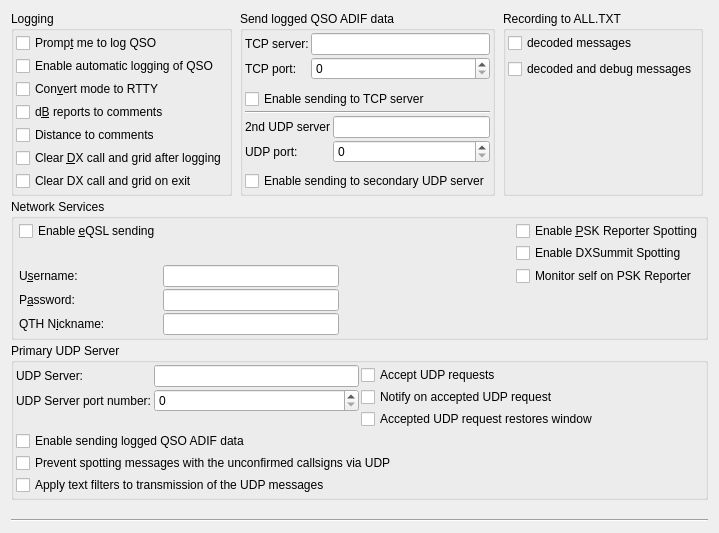
     <widget class="QWidget" name="reporting_tab">
      <attribute name="title">
       <string>Reportin&amp;g</string>
      </attribute>
      <attribute name="toolTip">
       <string>Reporting and logging settings</string>
      </attribute>
      <layout class="QGridLayout" name="gridLayout_18">
       <item row="0" column="0">
        <layout class="QVBoxLayout" name="verticalLayout_17">
         <property name="spacing">
          <number>3</number>
         </property>
         <item>
          <layout class="QHBoxLayout" name="horizontalLayout_21">
           <item>
            <widget class="QGroupBox" name="logging_group_box">
             <property name="title">
              <string>Logging</string>
             </property>
             <layout class="QGridLayout" name="gridLayout_25">
              <property name="leftMargin">
               <number>2</number>
              </property>
              <property name="topMargin">
               <number>2</number>
              </property>
              <property name="rightMargin">
               <number>2</number>
              </property>
              <property name="bottomMargin">
               <number>2</number>
              </property>
              <property name="spacing">
               <number>2</number>
              </property>
              <item row="0" column="0">
               <layout class="QGridLayout" name="gridLayout_23">
                <property name="verticalSpacing">
                 <number>3</number>
                </property>
                <item row="2" column="0">
                 <widget class="QCheckBox" name="log_as_RTTY_check_box">
                  <property name="toolTip">
                   <string>Some logging programs will not accept JT-65 or JT9 as a recognized mode.</string>
                  </property>
                  <property name="text">
                   <string>Con&amp;vert mode to RTTY</string>
                  </property>
                 </widget>
                </item>
                <item row="3" column="0">
                 <widget class="QCheckBox" name="report_in_comments_check_box">
                  <property name="toolTip">
                   <string>Some logging programs will not accept the type of reports
saved by this program.
Check this option to save the sent and received reports in the
comments field.</string>
                  </property>
                  <property name="text">
                   <string>d&amp;B reports to comments</string>
                  </property>
                 </widget>
                </item>
                <item row="6" column="0">
                 <widget class="QCheckBox" name="clear_DX_exit_check_box">
                  <property name="toolTip">
                   <string>&lt;html&gt;&lt;head/&gt;&lt;body&gt;&lt;p&gt;Check this option to force the clearing of the DX Call and DX Grid fields when exiting JTDX. This functionality is intended for UR5EQF logbook software users.&lt;/p&gt;&lt;/body&gt;&lt;/html&gt;</string>
                  </property>
                  <property name="text">
                   <string>Clear DX call and grid on exit</string>
                  </property>
                 </widget>
                </item>
                <item row="0" column="0">
                 <widget class="QCheckBox" name="prompt_to_log_check_box">
                  <property name="toolTip">
                   <string>The program will pop up a partially completed Log QSO dialog when you send a 73 or free text message.</string>
                  </property>
                  <property name="text">
                   <string>Promp&amp;t me to log QSO</string>
                  </property>
                 </widget>
                </item>
                <item row="5" column="0">
                 <widget class="QCheckBox" name="clear_DX_check_box">
                  <property name="toolTip">
                   <string>Check this option to force the clearing of the DX Call
and DX Grid fields when a 73 or free text message is sent.</string>
                  </property>
                  <property name="text">
                   <string>Clear &amp;DX call and grid after logging</string>
                  </property>
                 </widget>
                </item>
                <item row="1" column="0">
                 <widget class="QCheckBox" name="autolog_check_box">
                  <property name="text">
                   <string>Enable automatic logging of QSO</string>
                  </property>
                 </widget>
                </item>
                <item row="4" column="0">
                 <widget class="QCheckBox" name="distance_in_comments_check_box">
                  <property name="toolTip">
                   <string>&lt;html&gt;&lt;head/&gt;&lt;body&gt;&lt;p&gt;Add distance to correspondent to comments in ADIF QSO record.&lt;/p&gt;&lt;/body&gt;&lt;/html&gt;</string>
                  </property>
                  <property name="text">
                   <string>Distance to comments</string>
                  </property>
                 </widget>
                </item>
               </layout>
              </item>
             </layout>
            </widget>
           </item>
           <item>
            <spacer name="horizontalSpacer_16">
             <property name="orientation">
              <enum>Qt::Horizontal</enum>
             </property>
             <property name="sizeHint" stdset="0">
              <size>
               <width>5</width>
               <height>20</height>
              </size>
             </property>
            </spacer>
           </item>
           <item>
            <layout class="QVBoxLayout" name="verticalLayout_26">
             <property name="spacing">
              <number>2</number>
             </property>
             <item>
              <widget class="QGroupBox" name="groupBox_7">
               <property name="toolTip">
                <string>&lt;html&gt;&lt;head/&gt;&lt;body&gt;&lt;p&gt;Connection to external logbook software.&lt;/p&gt;&lt;/body&gt;&lt;/html&gt;</string>
               </property>
               <property name="title">
                <string>Send logged QSO ADIF data</string>
               </property>
               <layout class="QGridLayout" name="gridLayout_32">
                <property name="leftMargin">
                 <number>2</number>
                </property>
                <property name="topMargin">
                 <number>2</number>
                </property>
                <property name="rightMargin">
                 <number>2</number>
                </property>
                <property name="bottomMargin">
                 <number>2</number>
                </property>
                <property name="spacing">
                 <number>2</number>
                </property>
                <item row="0" column="0">
                 <layout class="QVBoxLayout" name="verticalLayout_14">
                  <property name="spacing">
                   <number>2</number>
                  </property>
                  <item>
                   <layout class="QFormLayout" name="formLayout_2">
                    <property name="horizontalSpacing">
                     <number>2</number>
                    </property>
                    <property name="verticalSpacing">
                     <number>2</number>
                    </property>
                    <item row="0" column="0">
                     <widget class="QLabel" name="label_21">
                      <property name="toolTip">
                       <string>&lt;html&gt;&lt;head/&gt;&lt;body&gt;&lt;p&gt;TCP server name or address&lt;/p&gt;&lt;/body&gt;&lt;/html&gt;</string>
                      </property>
                      <property name="text">
                       <string>TCP server:</string>
                      </property>
                     </widget>
                    </item>
                    <item row="0" column="1">
                     <widget class="QLineEdit" name="tcp_server_line_edit">
                      <property name="sizePolicy">
                       <sizepolicy hsizetype="Preferred" vsizetype="Fixed">
                        <horstretch>0</horstretch>
                        <verstretch>0</verstretch>
                       </sizepolicy>
                      </property>
                      <property name="toolTip">
                       <string>&lt;html&gt;&lt;head/&gt;&lt;body&gt;&lt;p&gt;TCP server name or address&lt;/p&gt;&lt;/body&gt;&lt;/html&gt;</string>
                      </property>
                     </widget>
                    </item>
                    <item row="3" column="0">
                     <widget class="QLabel" name="label_22">
                      <property name="toolTip">
                       <string>&lt;html&gt;&lt;head/&gt;&lt;body&gt;&lt;p&gt;TCP server port number&lt;/p&gt;&lt;/body&gt;&lt;/html&gt;</string>
                      </property>
                      <property name="text">
                       <string>TCP port:</string>
                      </property>
                     </widget>
                    </item>
                    <item row="3" column="1">
                     <widget class="QSpinBox" name="tcp_server_port_spin_box">
                      <property name="toolTip">
                       <string>&lt;html&gt;&lt;head/&gt;&lt;body&gt;&lt;p&gt;TCP server port number&lt;/p&gt;&lt;/body&gt;&lt;/html&gt;</string>
                      </property>
                      <property name="maximum">
                       <number>65534</number>
                      </property>
                     </widget>
                    </item>
                   </layout>
                  </item>
                  <item>
                   <widget class="QCheckBox" name="TCP_checkBox">
                    <property name="toolTip">
                     <string/>
                    </property>
                    <property name="text">
                     <string>Enable sending to TCP server</string>
                    </property>
                   </widget>
                  </item>
                  <item>
                   <widget class="Line" name="line_5">
                    <property name="orientation">
                     <enum>Qt::Horizontal</enum>
                    </property>
                   </widget>
                  </item>
                  <item>
                   <layout class="QFormLayout" name="formLayout_3">
                    <property name="horizontalSpacing">
                     <number>2</number>
                    </property>
                    <property name="verticalSpacing">
                     <number>2</number>
                    </property>
                    <item row="0" column="0">
                     <widget class="QLabel" name="label_33">
                      <property name="toolTip">
                       <string comment="&lt;html&gt;&lt;head/&gt;&lt;body&gt;&lt;p&gt;secondary UDP server name or address&lt;/p&gt;&lt;/body&gt;&lt;/html&gt;"/>
                      </property>
                      <property name="text">
                       <string>2nd UDP server</string>
                      </property>
                     </widget>
                    </item>
                    <item row="0" column="1">
                     <widget class="QLineEdit" name="udp2_server_line_edit">
                      <property name="toolTip">
                       <string comment="&lt;html&gt;&lt;head/&gt;&lt;body&gt;&lt;p&gt;secondary UDP server name or address&lt;/p&gt;&lt;/body&gt;&lt;/html&gt;"/>
                      </property>
                     </widget>
                    </item>
                    <item row="1" column="0">
                     <widget class="QLabel" name="label_34">
                      <property name="toolTip">
                       <string>&lt;html&gt;&lt;head/&gt;&lt;body&gt;&lt;p&gt;secondary UDP server port number&lt;/p&gt;&lt;/body&gt;&lt;/html&gt;</string>
                      </property>
                      <property name="text">
                       <string>UDP port:</string>
                      </property>
                     </widget>
                    </item>
                    <item row="1" column="1">
                     <widget class="QSpinBox" name="udp2_server_port_spin_box">
                      <property name="toolTip">
                       <string>&lt;html&gt;&lt;head/&gt;&lt;body&gt;&lt;p&gt;secondary UDP server port number&lt;/p&gt;&lt;/body&gt;&lt;/html&gt;</string>
                      </property>
                     </widget>
                    </item>
                   </layout>
                  </item>
                  <item>
                   <widget class="QCheckBox" name="udp2_enable_check_box">
                    <property name="text">
                     <string>Enable sending to secondary UDP server</string>
                    </property>
                   </widget>
                  </item>
                 </layout>
                </item>
               </layout>
              </widget>
             </item>
            </layout>
           </item>
           <item>
            <spacer name="horizontalSpacer_31">
             <property name="orientation">
              <enum>Qt::Horizontal</enum>
             </property>
             <property name="sizeHint" stdset="0">
              <size>
               <width>5</width>
               <height>20</height>
              </size>
             </property>
            </spacer>
           </item>
           <item>
            <widget class="QGroupBox" name="groupBox_12">
             <property name="maximumSize">
              <size>
               <width>16777215</width>
               <height>16777215</height>
              </size>
             </property>
             <property name="toolTip">
              <string>&lt;html&gt;&lt;head/&gt;&lt;body&gt;&lt;p&gt;Allows to configure data for recording into the ALL.TXT file. Recording of TX messages can not be switched off.&lt;/p&gt;&lt;/body&gt;&lt;/html&gt;</string>
             </property>
             <property name="title">
              <string>Recording to ALL.TXT</string>
             </property>
             <layout class="QVBoxLayout" name="verticalLayout_21">
              <property name="leftMargin">
               <number>2</number>
              </property>
              <property name="topMargin">
               <number>2</number>
              </property>
              <property name="rightMargin">
               <number>2</number>
              </property>
              <property name="bottomMargin">
               <number>2</number>
              </property>
              <item>
               <layout class="QVBoxLayout" name="verticalLayout_20">
                <item>
                 <layout class="QVBoxLayout" name="verticalLayout_19">
                  <item>
                   <widget class="QCheckBox" name="write_decoded_check_box">
                    <property name="text">
                     <string>decoded messages</string>
                    </property>
                   </widget>
                  </item>
                  <item>
                   <widget class="QCheckBox" name="write_decoded_debug_check_box">
                    <property name="text">
                     <string>decoded and debug messages</string>
                    </property>
                   </widget>
                  </item>
                 </layout>
                </item>
                <item>
                 <spacer name="verticalSpacer_19">
                  <property name="orientation">
                   <enum>Qt::Vertical</enum>
                  </property>
                  <property name="sizeHint" stdset="0">
                   <size>
                    <width>20</width>
                    <height>40</height>
                   </size>
                  </property>
                 </spacer>
                </item>
               </layout>
              </item>
             </layout>
            </widget>
           </item>
           <item>
            <spacer name="horizontalSpacer_15">
             <property name="orientation">
              <enum>Qt::Horizontal</enum>
             </property>
             <property name="sizeHint" stdset="0">
              <size>
               <width>5</width>
               <height>20</height>
              </size>
             </property>
            </spacer>
           </item>
          </layout>
         </item>
         <item>
          <widget class="QGroupBox" name="network_group_box">
           <property name="title">
            <string>Network Services</string>
           </property>
           <layout class="QGridLayout" name="gridLayout_17">
            <property name="leftMargin">
             <number>5</number>
            </property>
            <property name="topMargin">
             <number>2</number>
            </property>
            <property name="rightMargin">
             <number>2</number>
            </property>
            <property name="bottomMargin">
             <number>2</number>
            </property>
            <property name="spacing">
             <number>2</number>
            </property>
            <item row="0" column="0">
             <widget class="QCheckBox" name="eqsl_check_box">
              <property name="toolTip">
               <string>The program can send logged QSO info to the http://www.eqsl.cc web site.</string>
              </property>
              <property name="text">
               <string>Enable &amp;eQSL sending</string>
              </property>
             </widget>
            </item>
            <item row="0" column="3">
             <spacer name="horizontalSpacer_11">
              <property name="orientation">
               <enum>Qt::Horizontal</enum>
              </property>
              <property name="sizeHint" stdset="0">
               <size>
                <width>40</width>
                <height>20</height>
               </size>
              </property>
             </spacer>
            </item>
            <item row="2" column="1">
             <widget class="QLineEdit" name="eqsluser_edit">
              <property name="toolTip">
               <string>EQSL Username.</string>
              </property>
             </widget>
            </item>
            <item row="2" column="0">
             <widget class="QLabel" name="eqsluser_label">
              <property name="text">
               <string>U&amp;sername:</string>
              </property>
              <property name="buddy">
               <cstring>eqsluser_edit</cstring>
              </property>
             </widget>
            </item>
            <item row="3" column="0">
             <widget class="QLabel" name="eqslpasswd_label">
              <property name="text">
               <string>P&amp;assword:</string>
              </property>
              <property name="buddy">
               <cstring>eqslpasswd_edit</cstring>
              </property>
             </widget>
            </item>
            <item row="3" column="1">
             <widget class="QLineEdit" name="eqslpasswd_edit">
              <property name="toolTip">
               <string>EQSL Password.</string>
              </property>
              <property name="echoMode">
               <enum>QLineEdit::Password</enum>
              </property>
             </widget>
            </item>
            <item row="0" column="4">
             <widget class="QCheckBox" name="psk_reporter_check_box">
              <property name="toolTip">
               <string>The program can send your station details and all
decoded signals as spots to the http://pskreporter.info web site.
This is used for reverse beacon analysis which is very useful
for assessing propagation and system performance.</string>
              </property>
              <property name="text">
               <string>Enable &amp;PSK Reporter Spotting</string>
              </property>
             </widget>
            </item>
            <item row="4" column="1">
             <widget class="QLineEdit" name="eqslnick_edit">
              <property name="toolTip">
               <string>EQSL OTH Nickname.</string>
              </property>
             </widget>
            </item>
            <item row="1" column="4">
             <widget class="QCheckBox" name="dxsummit_check_box">
              <property name="text">
               <string>Enable DXSummit Spotting </string>
              </property>
             </widget>
            </item>
            <item row="2" column="4">
             <widget class="QCheckBox" name="psk_self_monitor_check_box">
              <property name="toolTip">
               <string>Periodically query pskreporter.info for reception reports of your callsign and alert if nobody hears you despite recent TX. Status box appears in the bottom status bar.</string>
              </property>
              <property name="text">
               <string>Monitor self on PSK Reporter</string>
              </property>
             </widget>
            </item>
            <item row="4" column="0">
             <widget class="QLabel" name="eqslnick_label">
              <property name="text">
               <string>QTH N&amp;ickname:</string>
              </property>
              <property name="buddy">
               <cstring>eqslnick_edit</cstring>
              </property>
             </widget>
            </item>
           </layout>
          </widget>
         </item>
         <item>
          <widget class="QGroupBox" name="groupBox_4">
           <property name="toolTip">
            <string>&lt;html&gt;&lt;head/&gt;&lt;body&gt;&lt;p&gt;Primary UDP connection to external software.&lt;/p&gt;&lt;/body&gt;&lt;/html&gt;</string>
           </property>
           <property name="title">
            <string>Primary UDP Server</string>
           </property>
           <layout class="QGridLayout" name="gridLayout_16">
            <property name="leftMargin">
             <number>2</number>
            </property>
            <property name="topMargin">
             <number>2</number>
            </property>
            <property name="rightMargin">
             <number>2</number>
            </property>
            <property name="bottomMargin">
             <number>2</number>
            </property>
            <property name="spacing">
             <number>2</number>
            </property>
            <item row="0" column="0">
             <layout class="QVBoxLayout" name="verticalLayout_5">
              <item>
               <layout class="QHBoxLayout" name="horizontalLayout_26">
                <item>
                 <layout class="QFormLayout" name="formLayout_6">
                  <property name="fieldGrowthPolicy">
                   <enum>QFormLayout::AllNonFixedFieldsGrow</enum>
                  </property>
                  <item row="0" column="0">
                   <widget class="QLabel" name="udp_server_label">
                    <property name="text">
                     <string>UDP Server:</string>
                    </property>
                    <property name="buddy">
                     <cstring>udp_server_line_edit</cstring>
                    </property>
                   </widget>
                  </item>
                  <item row="0" column="1">
                   <widget class="QLineEdit" name="udp_server_line_edit">
                    <property name="sizePolicy">
                     <sizepolicy hsizetype="Preferred" vsizetype="Fixed">
                      <horstretch>0</horstretch>
                      <verstretch>0</verstretch>
                     </sizepolicy>
                    </property>
                    <property name="toolTip">
                     <string>&lt;html&gt;&lt;head/&gt;&lt;body&gt;&lt;p&gt;Optional hostname of network service to receive decodes.&lt;/p&gt;&lt;p&gt;Formats:&lt;/p&gt;&lt;ul style=&quot;margin-top: 0px; margin-bottom: 0px; margin-left: 0px; margin-right: 0px; -qt-list-indent: 1;&quot;&gt;&lt;li style=&quot; margin-top:12px; margin-bottom:0px; margin-left:0px; margin-right:0px; -qt-block-indent:0; text-indent:0px;&quot;&gt;hostname&lt;/li&gt;&lt;li style=&quot; margin-top:0px; margin-bottom:0px; margin-left:0px; margin-right:0px; -qt-block-indent:0; text-indent:0px;&quot;&gt;IPv4 address&lt;/li&gt;&lt;li style=&quot; margin-top:0px; margin-bottom:0px; margin-left:0px; margin-right:0px; -qt-block-indent:0; text-indent:0px;&quot;&gt;IPv6 address&lt;/li&gt;&lt;li style=&quot; margin-top:0px; margin-bottom:0px; margin-left:0px; margin-right:0px; -qt-block-indent:0; text-indent:0px;&quot;&gt;IPv4 multicast group address&lt;/li&gt;&lt;li style=&quot; margin-top:0px; margin-bottom:0px; margin-left:0px; margin-right:0px; -qt-block-indent:0; text-indent:0px;&quot;&gt;IPv6 multicast group address&lt;/li&gt;&lt;/ul&gt;&lt;p&gt;Clearing this field will disable the broadcasting of UDP status updates.&lt;/p&gt;&lt;/body&gt;&lt;/html&gt;</string>
                    </property>
                    <property name="inputMethodHints">
                     <set>Qt::ImhDigitsOnly</set>
                    </property>
                   </widget>
                  </item>
                  <item row="1" column="0">
                   <widget class="QLabel" name="label_6">
                    <property name="text">
                     <string>UDP Server port number:</string>
                    </property>
                    <property name="buddy">
                     <cstring>udp_server_port_spin_box</cstring>
                    </property>
                   </widget>
                  </item>
                  <item row="1" column="1">
                   <widget class="QSpinBox" name="udp_server_port_spin_box">
                    <property name="toolTip">
                     <string>&lt;html&gt;&lt;head/&gt;&lt;body&gt;&lt;p&gt;Enter the service port number of the UDP server that JTDX should send updates to. If this is zero no updates will be broadcast.&lt;/p&gt;&lt;/body&gt;&lt;/html&gt;</string>
                    </property>
                    <property name="minimum">
                     <number>0</number>
                    </property>
                    <property name="maximum">
                     <number>65534</number>
                    </property>
                   </widget>
                  </item>
                 </layout>
                </item>
                <item>
                 <layout class="QVBoxLayout" name="verticalLayout_11">
                  <item>
                   <widget class="QCheckBox" name="accept_udp_requests_check_box">
                    <property name="toolTip">
                     <string>&lt;html&gt;&lt;head/&gt;&lt;body&gt;&lt;p&gt;With this enabled JTDX will accept certain requests back from a UDP server that receives decode messages.&lt;/p&gt;&lt;/body&gt;&lt;/html&gt;</string>
                    </property>
                    <property name="text">
                     <string>Accept UDP requests</string>
                    </property>
                   </widget>
                  </item>
                  <item>
                   <widget class="QCheckBox" name="udpWindowToFront">
                    <property name="toolTip">
                     <string>&lt;html&gt;&lt;head/&gt;&lt;body&gt;&lt;p&gt;Indicate acceptance of an incoming UDP request. The effect of this option varies depending on the operating system and window manager, its intent is to notify the acceptance of an incoming UDP request even if this application is minimized or hidden.&lt;/p&gt;&lt;/body&gt;&lt;/html&gt;</string>
                    </property>
                    <property name="text">
                     <string>Notify on accepted UDP request</string>
                    </property>
                   </widget>
                  </item>
                  <item>
                   <widget class="QCheckBox" name="udpWindowRestore">
                    <property name="toolTip">
                     <string>&lt;html&gt;&lt;head/&gt;&lt;body&gt;&lt;p&gt;Restore the window from minimized if an UDP request is accepted.&lt;/p&gt;&lt;/body&gt;&lt;/html&gt;</string>
                    </property>
                    <property name="text">
                     <string>Accepted UDP request restores window</string>
                    </property>
                   </widget>
                  </item>
                 </layout>
                </item>
               </layout>
              </item>
              <item>
               <widget class="QCheckBox" name="udp1_adif_enable_check_box">
                <property name="text">
                 <string>Enable sending logged QSO ADIF data</string>
                </property>
               </widget>
              </item>
              <item>
               <widget class="QCheckBox" name="preventFalseUDP_check_box">
                <property name="enabled">
                 <bool>true</bool>
                </property>
                <property name="toolTip">
                 <string>&lt;html&gt;&lt;head/&gt;&lt;body&gt;&lt;p&gt;Messages marked by questionmark will not be passed to JTAlert and other UDP based software.&lt;/p&gt;&lt;/body&gt;&lt;/html&gt;</string>
                </property>
                <property name="text">
                 <string>Prevent spotting messages with the unconfirmed callsigns via UDP</string>
                </property>
               </widget>
              </item>
              <item>
               <widget class="QCheckBox" name="filterUDP_check_box">
                <property name="toolTip">
                 <string>&lt;html&gt;&lt;head/&gt;&lt;body&gt;&lt;p&gt;Selected text filters will be applied to limit transmission of the UDP messages from JTDX, for instance messages from some continents can be blocked.&lt;/p&gt;&lt;/body&gt;&lt;/html&gt;</string>
                </property>
                <property name="text">
                 <string>Apply text filters to transmission of the UDP messages</string>
                </property>
               </widget>
              </item>
             </layout>
            </item>
           </layout>
          </widget>
         </item>
         <item>
          <spacer name="verticalSpacer_4">
           <property name="orientation">
            <enum>Qt::Vertical</enum>
           </property>
           <property name="sizeHint" stdset="0">
            <size>
             <width>20</width>
             <height>13</height>
            </size>
           </property>
          </spacer>
         </item>
        </layout>
       </item>
       <item row="1" column="0">
        <widget class="Line" name="line_8">
         <property name="orientation">
          <enum>Qt::Horizontal</enum>
         </property>
        </widget>
       </item>
      </layout>
     </widget>
